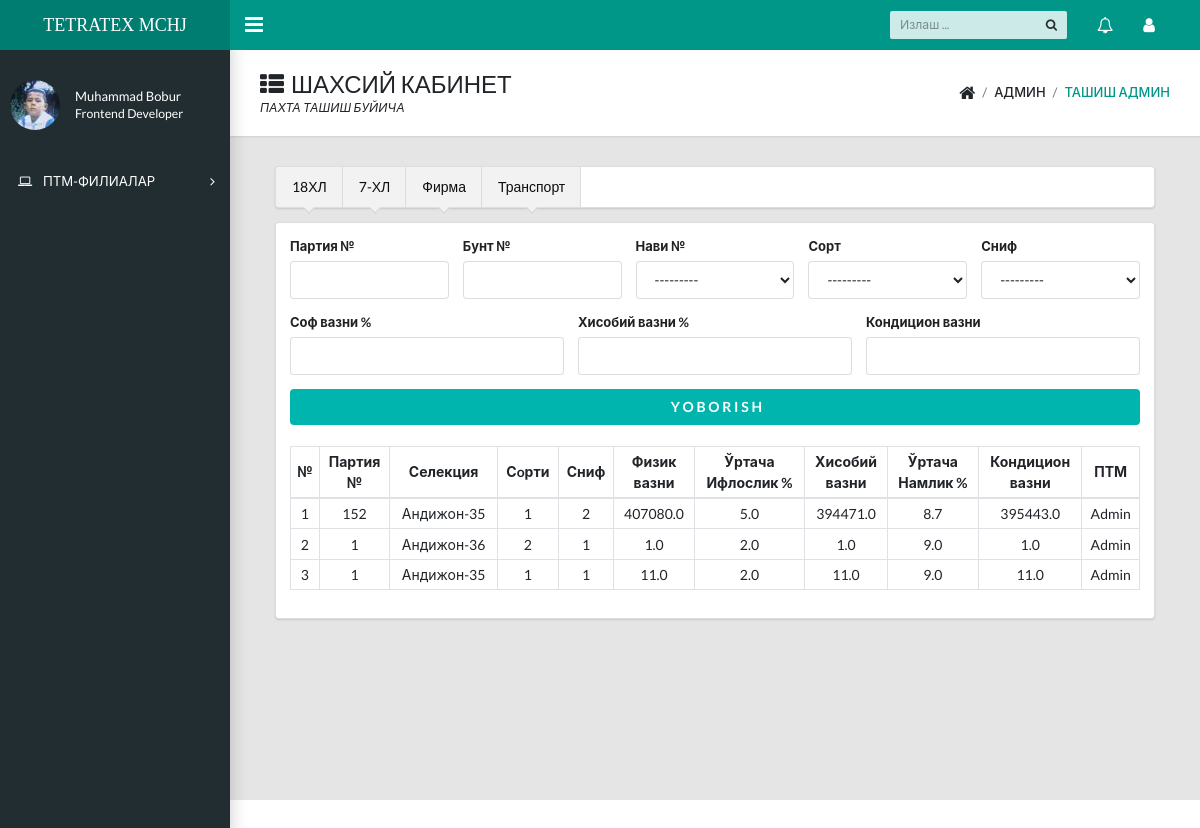
The page /home/shakl7/ (signed in) on the database its author committed.
### login/models.py (models this page shows, shortened)
class Profile(models.Model):
    user=models.OneToOneField(User,on_delete=models.CASCADE)
    first_name= models.CharField(max_length=30)
    last_name=models.CharField(max_length=30)
    pic=models.ImageField(upload_to='img',blank=True,null=True,default='default/default.jpg')
    pic_thumbnail=models.ImageField(upload_to='img',blank=True,null=True,default='default/thumbnail.jpg')

### tash/models.py (models this page shows, shortened)
class Partiya(models.Model):
    ptm=models.ForeignKey('Punkt',on_delete=models.SET_NULL,null=True)
    partiya=models.CharField(max_length=7,verbose_name='ПАРТИЯ РАКАМИ')
    bunt=models.CharField(max_length=20,verbose_name='Жой РАКАМИ')
    nav=models.ForeignKey("PaxtaNavi",on_delete=models.SET_NULL,verbose_name='Селекцион Нав',help_text='Анд-35,Анд-36,Шарк',null=True)
    sort=models.CharField(max_length=1,verbose_name='Пахтанинг Сорти',choices=sort)
    snif=models.CharField(max_length=1,verbose_name='Пахтанинг снифи',choices=snif)
    sofVazn=models.FloatField(verbose_name='Соф вазни')
    xisobiy=models.FloatField(verbose_name='Хисобий вазни')
    kond=models.FloatField(verbose_name='Кондицион вазни')
    ifloslik=models.FloatField(blank=True,verbose_name='Ифлослиги')
    namlik=models.FloatField(blank=True,verbose_name='Намлиги')
    class Meta:
        verbose_name_plural = "Партиялар очиш"

class PaxtaNavi(models.Model):
    nav_name=models.CharField(max_length=20)
    class Meta:
        verbose_name_plural = "Пахта Навлари"
    def __str__(self):
        return str(self.nav_name)

class Punkt(models.Model):
    name=models.CharField(max_length=20)
    bux=models.OneToOneField(User,on_delete=models.CASCADE)
    class Meta:
        verbose_name_plural = "Пахта тозалаш масканлари"
    def __str__(self):
        return str(self.name)

### tash/views.py (the view, shortened to what this page needs)
# urls.py: path('shakl7/',xl_7, name="7xl"),
def xl_7(request):
    display7xl=DisplaySetting.objects.filter(name='7XL').values('display')[0]['display']
    user=request.user.profile
    ptm=request.user.punkt
    form=PartiyaForm()
    part=Partiya.objects.filter(ptm=ptm).order_by('-id')
    context={'user':user,"form":form,"part":part}
    return render(request,'forms/7xl.html',context)

### tash/forms.py
class PartiyaForm(forms.ModelForm):
    class Meta:
        model=Partiya
        fields=('partiya','bunt','nav','sort','snif','sofVazn','xisobiy','kond')
        widgets={
                'sofVazn':forms.TextInput(attrs={'type':'number'}),
                'xisobiy':forms.TextInput(attrs={'type':'number'}),
                'kond':forms.TextInput(attrs={'type':'number'}),
            }

### templates/forms/7xl.html
{% extends 'docs/dashboard.html' %}
{% block content %}
<main class="app-content">
  <div class="app-title">
    <div>
      <h1><i class="fa fa-th-list pr-2"></i>ШАХСИЙ КАБИНЕТ</h1>
      <p>ПАХТА ТАШИШ БУЙИЧА </p>
    </div>
    <ul class="app-breadcrumb breadcrumb side">
      <li class="breadcrumb-item"><i class="fa fa-home fa-lg"></i></li>
      <li class="breadcrumb-item">АДМИН</li>
      <li class="breadcrumb-item active"><a href="#">ТАШИШ АДМИН</a></li>
    </ul>
  </div>
  <div class="col-12 ">
  {% include 'forms/navs.html' %}
  {% include 'forms/7xl-inc.html' %}
  <div class="d-none d-sm-block d-md-none d-lg-block pt-4">
  {% include 'forms/table-7xl.html' %}
  </div>
  </div>
</main>
{% endblock %}

### templates/docs/dashboard.html (shortened to what this page needs)
{% load static %}
<!DOCTYPE html>
<html lang="en">
  <head>
    <link rel="stylesheet" href="https://cdnjs.cloudflare.com/ajax/libs/semantic-ui/2.5.0/semantic.min.css" />
    <link rel="stylesheet" type="text/css" href="{% static 'css/main.css' %}">
    <link rel="stylesheet" type="text/css" href="https://maxcdn.bootstrapcdn.com/font-awesome/4.7.0/css/font-awesome.min.css">
  </head>
  <body class="app sidebar-mini">
    <header class="app-header"><a class="app-header__logo" href="{% url 'home' %}">TETRATEX MCHJ</a>
      <a class="app-sidebar__toggle" href="#" data-toggle="sidebar" aria-label="Hide Sidebar"></a>
      <ul class="app-nav">
        <li class="app-search">
          <input class="app-search__input" type="search" placeholder="Излаш ...">
          <button class="app-search__button"><i class="fa fa-search"></i></button>
        </li>
        <li class="dropdown"><a class="app-nav__item" href="#" data-toggle="dropdown" aria-label="Show notifications"><i class="fa fa-bell-o fa-lg"></i></a>
        </li>
        <li class="dropdown"><a class="app-nav__item" href="#" data-toggle="dropdown" aria-label="Open Profile Menu"><i class="fa fa-user fa-lg"></i></a>
        </li>
      </ul>
    </header>
    <aside class="app-sidebar">
      <div class="app-sidebar__user"><img class="app-sidebar__user-avatar" src="{{user.pic_thumbnail.url}}" alt="User Image">
        <div>
          <p class="app-sidebar__user-name">{{user.first_name}}
          <p class="app-sidebar__user-designation">Frontend Developer</p>
        </div>
      </div>
      <ul class="app-menu">
        <li class="treeview"><a class="app-menu__item" href="#" data-toggle="treeview"><i class="app-menu__icon fa fa-laptop"></i><span class="app-menu__label">ПТМ-ФИЛИАЛАР</span><i class="treeview-indicator fa fa-angle-right"></i></a>
        </li>
      </ul>
    </aside>
    {% block content %}
    {% endblock %}
  </body>
</html>

### templates/forms/table-7xl.html
<table class="table table-sm table-bordered text-center">
    <thead>
      <tr>
        <th class="align-middle" scope="col">№</th>
        <th class="align-middle" scope="col">Партия <br> №</th>
        <th class="align-middle" scope="col">Селекция</th>
        <th class="align-middle" scope="col">Сoрти</th>
        <th class="align-middle" scope="col">Сниф</th>
        <th class="align-middle" scope="col">Физик <br> вазни</th>
        <th class="align-middle" scope="col">Ўртача <br> Ифлослик %</th>
        <th class="align-middle" scope="col">Хисобий <br> вазни</th>
        <th class="align-middle" scope="col">Ўртача <br> Намлик %</th>
        <th class="align-middle" scope="col">Кондицион <br> вазни</th>
        <th class="align-middle" scope="col">ПТМ</th>
      </tr>
    </thead>
    <tbody>
      {% for p in part %}
      <tr>
       <td>{{forloop.counter}}</td>
       <td>{{p.partiya}}</td>
       <td>{{p.nav}}</td>
       <td>{{p.sort}}</td>
       <td>{{p.snif}}</td>
       <td>{{p.sofVazn}}</td>
       <td>{{p.ifloslik}}</td>
       <td>{{p.xisobiy}}</td>
       <td>{{p.namlik}}</td>
       <td>{{p.kond}}</td>
       <td>{{p.ptm}}</td>
      </tr>
      {% endfor %}
    </tbody>
  </table>

### rows shown on the page
Profile: pic_thumbnail (picture), first_name "Muhammad Bobur"
Partiya: partiya "152", nav "Андижон-35", sort "1", snif "2", sofVazn "407080.0", ifloslik "5.0", xisobiy "394471.0", namlik "8.7", kond "395443.0", ptm "Admin"
Partiya: partiya "1", nav "Андижон-36", sort "2", snif "1", sofVazn "1.0", ifloslik "2.0", xisobiy "1.0", namlik "9.0", kond "1.0", ptm "Admin"
Partiya: partiya "1", nav "Андижон-35", sort "1", snif "1", sofVazn "11.0", ifloslik "2.0", xisobiy "11.0", namlik "9.0", kond "11.0", ptm "Admin"
